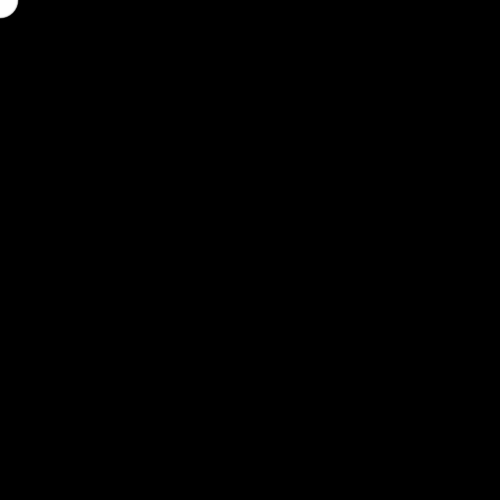
Frame 1 (no input)
Frame 60 (the mouse pressed at the canvas centre just before this capture): identical to frame 1, image omitted
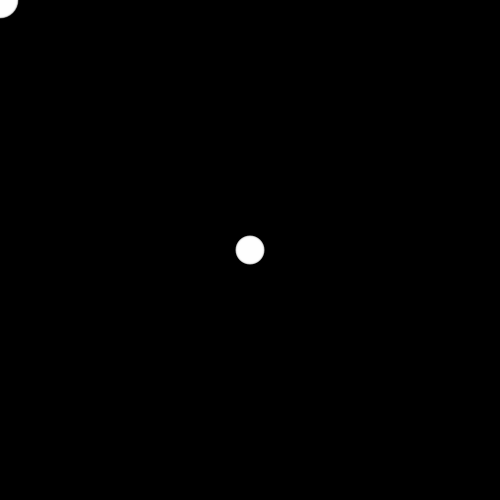
Frame 120 (the mouse held since frame 60 and released just before this capture)

The Processing sketch that drew these frames (run headless with seeded random() and noise(); from frame 60 on, the mouse is pressed at the canvas centre):

// Processing sketch: Day_Seventeen_2
// ── Day_Seventeen_2.pde
int num = 75;
int[] x = new int[75];
int[] y = new int[75];
void setup(){
  size(500,500);
  noStroke();
  fill(255,102);
}
void draw(){
  background(0);
  for(int i = num-1; i > 0; i--){
    x[i] = x[i-1];
    y[i] = y[i-1]; //read from bottom of list
  }
  x[0] = mouseX;
  y[0] = mouseY; //add value @ top of list
  
  for(int i = 0; i < num; i++){
    ellipse(x[i],y[i],i/2,i/2);
  }
}
  
  
